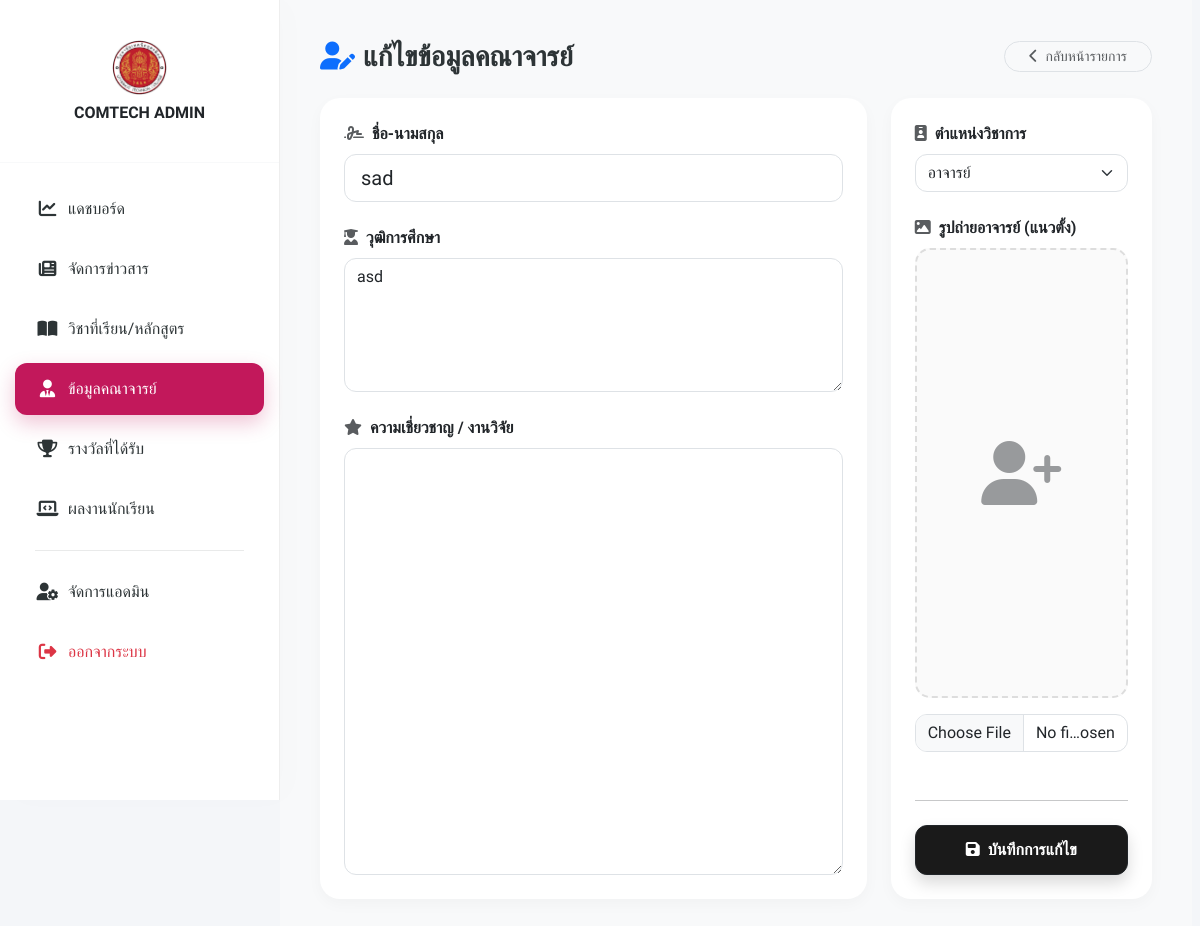
Page /admin/teachers/edit.php?id=7 (signed in) on the committed database.
### tables this page shows
CREATE TABLE `teachers` (
  `id` int NOT NULL,
  `name` varchar(255) NOT NULL,
  `position` varchar(100) DEFAULT NULL,
  `education` text,
  `expertise` text,
  `image` varchar(255) DEFAULT NULL,
  `created_at` datetime DEFAULT CURRENT_TIMESTAMP
);

### admin/teachers/edit.php (the view, shortened to what this page needs)
<?php
require_once __DIR__ . '/../../config/db.php';
$id = $_GET['id'];
try {
    $stmt = $pdo->prepare("SELECT * FROM teachers WHERE id = ?");
    $stmt->execute([$id]);
    $teacher = $stmt->fetch();
} catch (PDOException $e) {
    die("Error: " . $e->getMessage());
}
?>
<!DOCTYPE html>
<html lang="th">
<head>
    <link href="https://cdn.jsdelivr.net/npm/bootstrap@5.3.0/dist/css/bootstrap.min.css" rel="stylesheet">
    <link rel="stylesheet" href="https://cdnjs.cloudflare.com/ajax/libs/font-awesome/6.4.0/css/all.min.css">
    <link rel="stylesheet" href="../../assets/css/admin_style.css">
</head>
<body>
<div class="admin-wrapper">
    <?php include '../includes/sidebar.php'; ?>
    <div class="main-content">
        <div class="d-flex justify-content-between align-items-center mb-4">
            <h3 class="fw-bold m-0"><i class="fa-solid fa-user-pen me-2 text-primary"></i>แก้ไขข้อมูลคณาจารย์</h3>
            <a href="index.php" class="btn btn-light rounded-pill px-4 btn-sm border text-muted">
                <i class="fa-solid fa-chevron-left me-1"></i> กลับหน้ารายการ
            </a>
        </div>
        <form method="POST" enctype="multipart/form-data">
            <div class="row g-4 equal-height-row">
                <div class="col-lg-8">
                    <div class="card card-custom p-4">
                        <div class="mb-4">
                            <label class="form-label fw-bold"><i class="fa-solid fa-signature me-2 text-muted"></i>ชื่อ-นามสกุล</label>
                            <input type="text" name="name" class="form-control form-control-lg rounded-12" value="<?= htmlspecialchars($teacher['name']) ?>" required>
                        </div>
                        <div class="mb-4">
                            <label class="form-label fw-bold"><i class="fa-solid fa-user-graduate me-2 text-muted"></i>วุฒิการศึกษา</label>
                            <textarea name="education" class="form-control rounded-12" rows="5"><?= htmlspecialchars($teacher['education']) ?></textarea>
                        </div>
                        <div class="mb-0 d-flex flex-column flex-grow-1">
                            <label class="form-label fw-bold"><i class="fa-solid fa-star me-2 text-muted"></i>ความเชี่ยวชาญ / งานวิจัย</label>
                            <textarea name="expertise" class="form-control rounded-12 flex-grow-1" rows="6"><?= htmlspecialchars($teacher['expertise']) ?></textarea>
                        </div>
                    </div>
                </div>
                <div class="col-lg-4">
                    <div class="sticky-side">
                        <div class="card card-custom p-4">
                            <div class="mb-4">
                                <label class="form-label fw-bold"><i class="fa-solid fa-id-badge me-2 text-muted"></i>ตำแหน่งวิชาการ</label>
                                <select name="position" class="form-select rounded-12">
                                    <?php $pos = ['อาจารย์', 'ผู้ช่วยศาสตราจารย์', 'รองศาสตราจารย์', 'ศาสตราจารย์']; ?>
                                    <?php foreach($pos as $p): ?>
                                        <option value="<?= $p ?>" <?= ($teacher['position'] == $p) ? 'selected' : '' ?>><?= $p ?></option>
                                    <?php endforeach; ?>
                                </select>
                            </div>
                            <div class="mb-4">
                                <label class="form-label fw-bold"><i class="fa-solid fa-image me-2 text-muted"></i>รูปถ่ายอาจารย์ (แนวตั้ง)</label>
                                <div class="preview-container" id="previewBox">
                                    <?php
                                        $img_src = "../../uploads/teachers/" . ($teacher['image'] ?? '');
                                        $has_img = (!empty($teacher['image']) && file_exists($img_src));
                                    ?>
                                    <i class="fa-solid fa-user-plus fa-4x text-muted placeholder-icon" id="placeholderIcon" style="<?= $has_img ? 'display:none;' : '' ?>"></i>
                                </div>
                                <input type="file" name="image" id="imageInput" class="form-control rounded-12 mt-3" accept="image/*">
                            </div>
                            <hr class="opacity-10 my-4">
                            <button type="submit" class="btn btn-dark w-100 py-3 rounded-15 fw-bold shadow">
                                <i class="fa-solid fa-save me-2"></i>บันทึกการแก้ไข
                            </button>
                        </div>
                    </div>
                </div>
            </div>
        </form>
    </div>
</div>
</body>
</html>

### assets/css/admin_style.css (style rules this page uses)
:root { --primary-color:#c2185b; --dark-main:#1a1a1a; --light-bg:#f4f6f9; --card-white:#fff; --text-dark:#2d3436; --text-muted:#95a5a6; --border-color:#eee; --transition:all .3s cubic-bezier(.4,0,.2,1); --shadow-sm:0 5px 15px rgba(0,0,0,.03); --shadow-md:0 10px 30px rgba(0,0,0,.08); }
body { font-family:'Prompt',sans-serif; background:var(--light-bg); color:var(--text-dark); margin:0; overflow-x:hidden; }
.admin-wrapper { display:flex;min-height:100vh }
.main-content { flex:1; margin-left:280px; padding:40px; width:calc(100% - 280px); transition:var(--transition); display:flex; flex-direction:column; min-height:100vh; background:#f8f9fa; }
.card-custom,.card-table { background:var(--card-white); border:none; border-radius:20px; box-shadow:var(--shadow-sm); transition:var(--transition); }
.card-custom { flex:1; display:flex; flex-direction:column; background:#fff; }
.preview-container { width:100%; height:250px; border:2px dashed #ddd; border-radius:15px; display:flex; align-items:center; justify-content:center; overflow:hidden; background:#fafafa; margin-bottom:15px; position:relative; transition:var(--transition); }
.placeholder-icon { position:absolute;z-index:0;color:#ccc }
.rounded-12 { border-radius:12px!important }
.rounded-15 { border-radius:15px!important }
.btn-dark { background:var(--dark-main)!important; color:#fff!important; border-radius:12px!important; padding:12px 25px!important; font-weight:500; transition:var(--transition)!important; }
.equal-height-row { display:flex;flex-wrap:wrap }
.equal-height-row>[class*='col-'] { display:flex;flex-direction:column }
.card-custom .mb-0.d-flex.flex-column { flex:1 }
.sticky-side { position:sticky; top:20px; flex:1; display:flex; flex-direction:column; }
.sticky-side .card-custom { justify-content:space-between }
.placeholder-icon { display:flex;flex-direction:column;align-items:center;justify-content:center;color:#ffc107;opacity:.6 }
@media (min-width:992px) { body { overflow:auto!important } }
html { box-sizing:border-box; scrollbar-gutter: stable; }
*,*::before,*::after { box-sizing:inherit; }

### admin/teachers/edit.php (style rules this page uses)
.preview-container { width: 100%; height: 450px; border: 2px dashed #ddd; border-radius: 15px; display: flex; align-items: center; justify-content: center; overflow: hidden; background: #fafafa; position: relative; }
.placeholder-icon { position: absolute; color: #ccc; z-index: 0; }
.sticky-side { position: sticky; top: 20px; }

### rows in the picture
teachers: name "sad", education "asd", position "อาจารย์"
